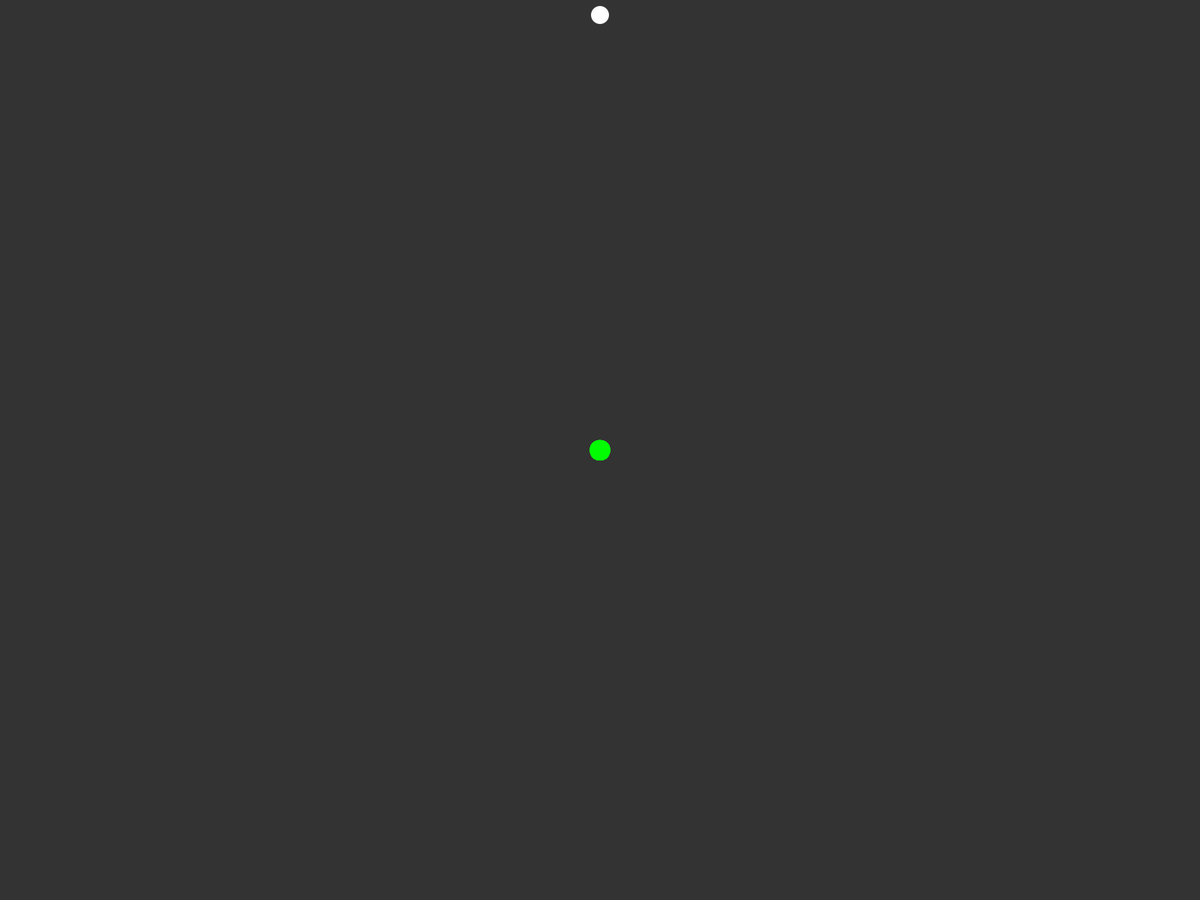
Frame 1 (no input)
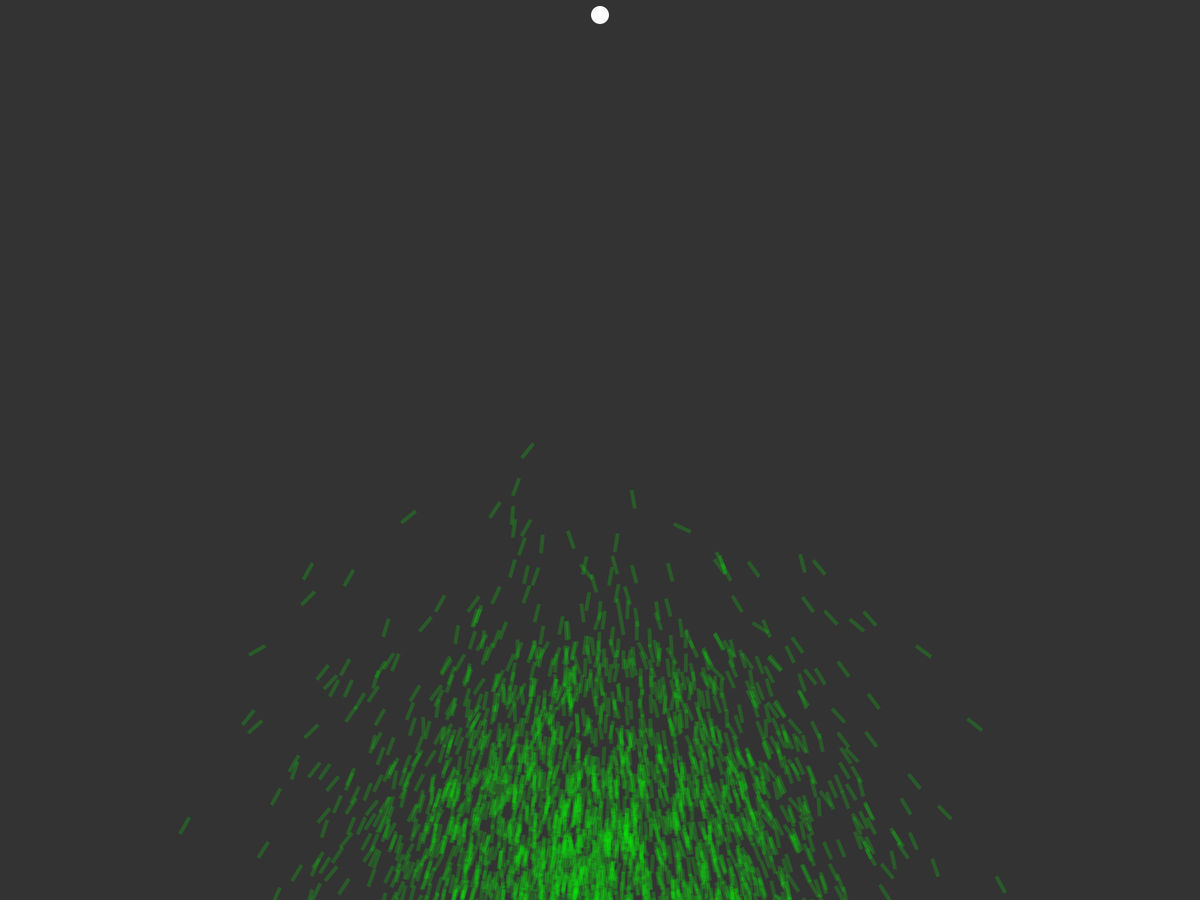
Frame 60 (the mouse pressed at the canvas centre just before this capture)
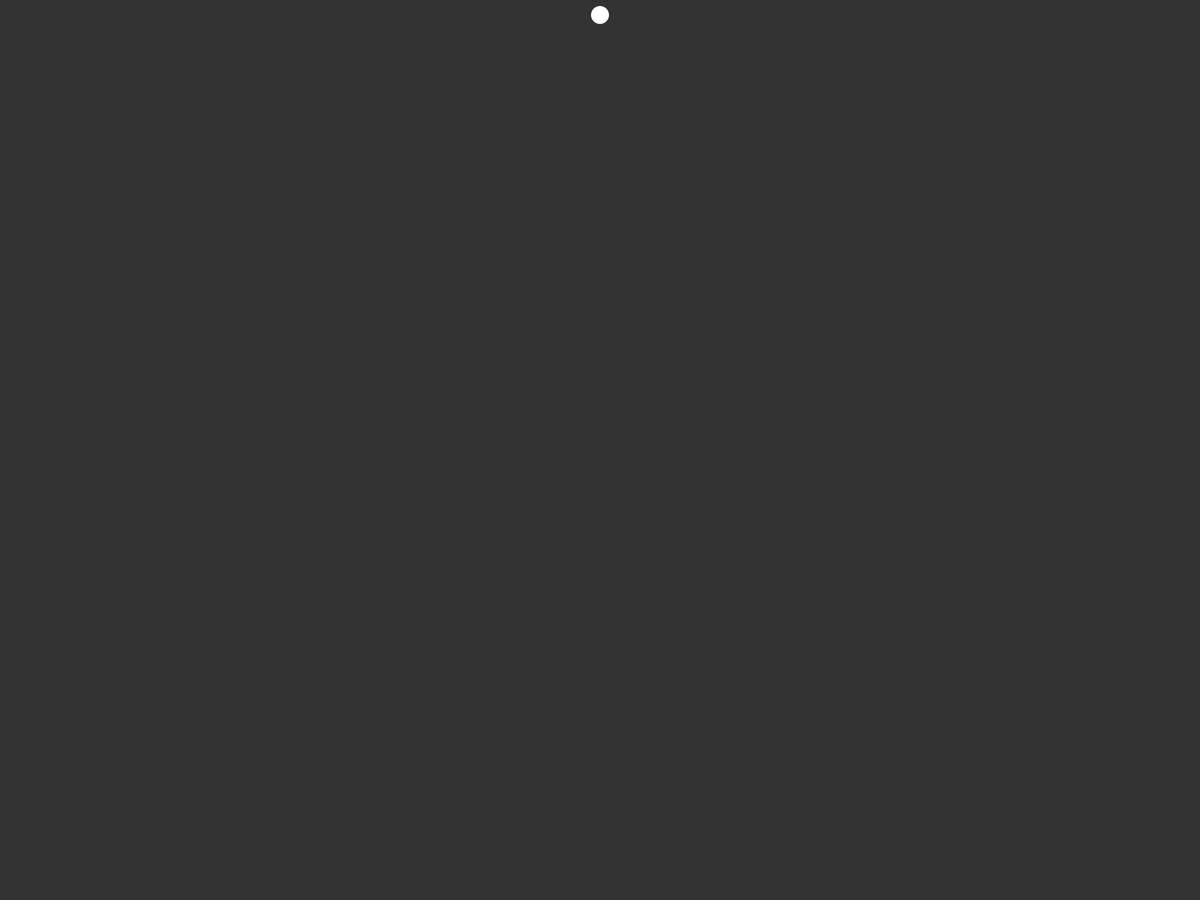
Frame 120 (the mouse held since frame 60 and released just before this capture)

The Processing sketch that drew these frames (run headless with seeded random() and noise(); from frame 60 on, the mouse is pressed at the canvas centre):

// Processing sketch: smart_rockets
// ── smart_rockets.pde
ArrayList<Rocket> rockets;
Population population;

int pop_size = 3000;
int lifespan = 200;
PVector target;
int count = 0;

void setup() {
  //size(400, 400);
  fullScreen();
  target = new PVector(width / 2, 20);
  init();
}

void init() {
  count = 0;
  if (population == null) {
    population = new Population(pop_size);
    rockets = new ArrayList<Rocket>();
    for (int i = 0; i < pop_size; i++) {
      Rocket r = new Rocket(lifespan);
      rockets.add(r);
      population.add(r);
    }
  } else {
    population.objects = population.nextGen(target);
    rockets.clear();
    for (DNA d : population.objects) {
      rockets.add((Rocket) d);
    }
  }
}

void draw() {
  background(51);
  count++;
  if (count == lifespan) {
    init();
  }
  for (Rocket r : rockets) {
    r.applyForce(new PVector(0, 0.3));
    r.update();
    r.show();
  }
  fill(255);
  ellipse(target.x, target.y, 24, 24);
}
// ── DNA.pde
abstract class DNA {
  float[] dna;
  int lifespan;
  float fitness = 255;
  
  DNA(int lifespan) {
    this.lifespan = lifespan;
    this.dna = new float[lifespan];
    for (int i = 0; i < lifespan; i++) {
      dna[i] = random(-1, 1);
    }
  }
  
  abstract float eval(PVector target);
  abstract DNA crossover(DNA partber);
  
  void mutate() {
    int idx = floor(random(0, dna.length));
    dna[idx] = random(-1, 1);
  }
}
// ── Population.pde
class Population {
  ArrayList<DNA> objects = new ArrayList<DNA>();
  int n;
  
  Population(int n) {
    this.n = n;
  }
  
  void add(DNA d) {
    objects.add(d);
  }
  
  float[] eval(PVector target) {
    float[] scores = new float[objects.size()];
    for (int i = 0; i < objects.size(); i++) {
      scores[i] = objects.get(i).eval(target);
    }
    return scores;
  }
  
  ArrayList<DNA> nextGen(PVector target) {
    ArrayList<DNA> newGen = new ArrayList<DNA>();
    ArrayList<DNA> mating = new ArrayList<DNA>();
    float[] scores = eval(target);
    float maxFit = 0.0000001;
    for (int i = 0; i < scores.length; i++) {
      if (scores[i] > maxFit)
        maxFit = scores[i];
    }
    
    for (int i = 0; i < scores.length; i++) {
      scores[i] /= maxFit;
      objects.get(i).fitness = scores[i];
      scores[i] = floor(scores[i] * 100);
    }
    
    for (int i = 0; i < scores.length; i++) {
      for (int j = 0; j < scores[i]; j++) {
        mating.add(rockets.get(i));
      }
    }
   
   while (newGen.size() < rockets.size()) {
     int a = floor(random(mating.size()));
     int b = floor(random(mating.size()));
     
     newGen.add(mating.get(a).crossover(mating.get(b)));
   }
   
   for (DNA d : newGen) {
     if (random(0, 1) < 0.01)
       d.mutate();
   }
   
   return newGen;
  }
}
// ── Rocket.pde
class Rocket extends DNA {
  PVector pos, v, a;
  int count = 0;
  
  Rocket(int lifespan) {
    super(lifespan);
    this.pos = new PVector(width / 2, height / 2);
    this.v = new PVector(0, 0);
    this.a = new PVector(0, 0);
  }
  
  void applyForce(PVector force) {
    this.a.add(force);
  }
  
  Rocket crossover(DNA partner) {
    float[] newDna = new float[this.dna.length];
    int x = round(random(1, this.dna.length - 2));
    for (int i = 0; i < x; i++) {
      newDna[i] = this.dna[i];
    }
    for (int i = x; i < newDna.length; i++) {
      newDna[i] = partner.dna[i];
    }
    Rocket r = new Rocket(this.lifespan);
    r.dna = newDna;
    r.fitness = (this.fitness + partner.fitness) / 2.0;
    return r;
  }
  
  float eval(PVector target) {
    return 1 / PVector.dist(target, this.pos);
  }
  
  void update() {
    this.applyForce(new PVector(this.dna[count], this.dna[count + 1]));
    count = (count + 1) % (lifespan - 2);

    this.v.add(a);
    this.pos.add(v);
    this.a.mult(0);
    count++;
  }
  
  void show() {
    pushMatrix();
    noStroke();
    float c = map(this.fitness, 0, 1, 0, 255);
    fill(255-c, c, 0, 50);
    translate(this.pos.x, this.pos.y);
    rectMode(CENTER);
    rotate(this.v.heading());
    rect(0, 0, 25, 5);
    popMatrix();
  }
}
